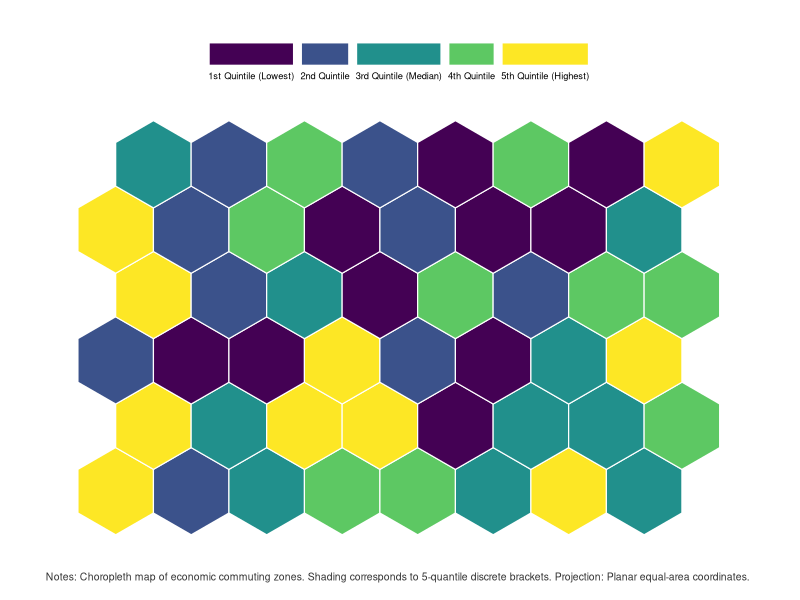
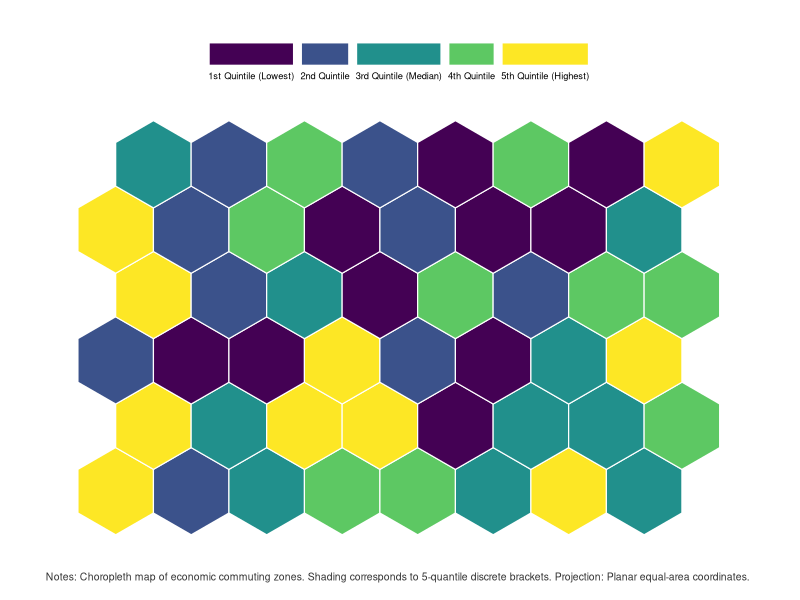

Reproduce these figures in R, in order.
# Publication-Grade Spatial Choropleth Map (R / sf & ggplot2)
# Adheres to Gastel & Day exhibit standards and Pebesma (2018) Simple Features
# Demonstrates discrete quantile binning and equal-area planar projection

suppressPackageStartupMessages({
  if (requireNamespace("sf", quietly = TRUE)) {
    library(sf)
  }
  library(ggplot2)
})

# 1. Synthesize Contiguous Hexagonal Spatial Units
create_synthetic_spatial_sf <- function(n_rows = 6, n_cols = 8, seed = 42) {
  set.seed(seed)
  polys <- list()
  counter <- 1
  
  for (r in 0:(n_rows - 1)) {
    for (c in 0:(n_cols - 1)) {
      x_offset <- (r %% 2) * 0.5
      x0 <- c + x_offset
      y0 <- r * 0.866
      
      coords <- matrix(c(
        x0 + 0.5, y0,
        x0 + 1.0, y0 + 0.288,
        x0 + 1.0, y0 + 0.866,
        x0 + 0.5, y0 + 1.155,
        x0, y0 + 0.866,
        x0, y0 + 0.288,
        x0 + 0.5, y0
      ), ncol = 2, byrow = TRUE)
      
      polys[[counter]] <- sf::st_polygon(list(coords))
      counter <- counter + 1
    }
  }
  
  sfc <- sf::st_sfc(polys)
  values <- rnorm(length(sfc), mean = 20, sd = 5)
  
  sf::st_sf(
    zone_id = paste0("CZ_", seq_along(sfc)),
    economic_index = values,
    geometry = sfc
  )
}

# 2. Render Publication Spatial Map
plot_choropleth_r <- function(gdf, out_pdf = "choropleth_r.pdf", out_png = "choropleth_r.png") {
  gdf$quintile <- cut(
    gdf$economic_index,
    breaks = quantile(gdf$economic_index, probs = seq(0, 1, 0.2)),
    include.lowest = TRUE,
    labels = c("1st Quintile (Lowest)", "2nd Quintile", "3rd Quintile (Median)", "4th Quintile", "5th Quintile (Highest)")
  )
  
  p <- ggplot(gdf) +
    geom_sf(aes(fill = quintile), color = "white", linewidth = 0.4) +
    scale_fill_viridis_d(
      name = "",
      option = "viridis",
      guide = guide_legend(nrow = 1, title.position = "top", label.position = "bottom")
    ) +
    labs(
      caption = "Notes: Choropleth map of economic commuting zones. Shading corresponds to 5-quantile discrete brackets. Projection: Planar equal-area coordinates."
    ) +
    theme_minimal(base_size = 9, base_family = "sans") +
    theme(
      axis.line = element_blank(),
      axis.ticks = element_blank(),
      axis.text = element_blank(),
      panel.grid = element_blank(),
      legend.position = "top",
      legend.justification = "center",
      legend.text = element_text(size = rel(0.75)),
      plot.caption = element_text(size = 7.5, color = "#333333", hjust = 0, margin = margin(t = 10)),
      plot.margin = margin(12, 16, 12, 12)
    )
  
  ggsave(out_pdf, plot = p, width = 8.0, height = 5.5, device = "pdf")
  ggsave(out_png, plot = p, width = 8.0, height = 5.5, dpi = 300)
  message(sprintf("Saved: %s and %s", out_pdf, out_png))
  return(invisible(p))
}

main <- function() {
  if (!requireNamespace("sf", quietly = TRUE)) {
    message("Package 'sf' is not installed; skipping local R choropleth execution.")
    return(invisible(NULL))
  }
  
  args <- commandArgs(trailingOnly = FALSE)
  file_arg <- grep("^--file=", args, value = TRUE)
  if (length(file_arg) > 0) {
    script_dir <- dirname(normalizePath(sub("^--file=", "", file_arg[1]), winslash = "/"))
  } else {
    script_dir <- getwd()
  }
  
  spatial_df <- create_synthetic_spatial_sf()
  out_pdf <- file.path(script_dir, "choropleth_r.pdf")
  out_png <- file.path(script_dir, "choropleth_r.png")
  plot_choropleth_r(spatial_df, out_pdf, out_png)
  invisible(NULL)
}

if (!interactive()) {
  main()
}
